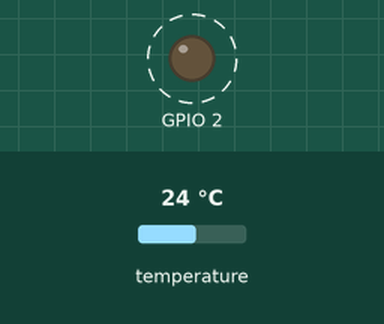
A program run on a simulated ESP8266 (Wemos D1 mini). Shown: output pins drawn as LEDs (lit = HIGH). Dashed ring = blinking. Inputs (shaded band) come from the test bench; at power-on: temperature 24 °C. What the program prints to the serial monitor is not drawn.

Above: at 0.3 s.
Timing chart, 0 to 4.1 s (numbered marks = the images above):
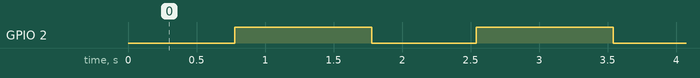

Measured:
- by itself, GPIO 2: alternates HIGH for 1.0 s and LOW for 0.76 s

The program:

main.cpp
```cpp
/*
    main.cpp - Project 99-covid
    Blink a led for 'tblink' periods
*/

#include <Arduino.h>

#include <DallasTemperature.h>
#include <OneWire.h>

//  Definitions

/*
 *  Defined in plaformio.ini
 *  BLINK_LED   IOport for LED
 *  SERIAL_BAUD Serial baud rate
 *  ONE_WIRE_BUS    IOport for 18B20
 */

// Setup a oneWire instance to communicate with any OneWire devices
OneWire oneWire(ONE_WIRE_BUS);

// Pass our oneWire reference to Dallas Temperature sensor
DallasTemperature sensors(&oneWire);

const int tblink = 1000;

void
setup(void)
{
    pinMode(BLINK_LED, OUTPUT);
    Serial.begin(SERIAL_BAUD);
    // Start the DS18B20 sensor
    sensors.begin();
    digitalWrite(BLINK_LED,OFF_LED);

}

static void
show_temperature(void)
{
    sensors.requestTemperatures();
    Serial.print(sensors.getTempCByIndex(0));
    Serial.println(" ºC");
}

void
loop(void)
{
    digitalWrite(BLINK_LED,ON_LED);
    show_temperature();
    digitalWrite(BLINK_LED,OFF_LED);
    delay(tblink);
}
```
